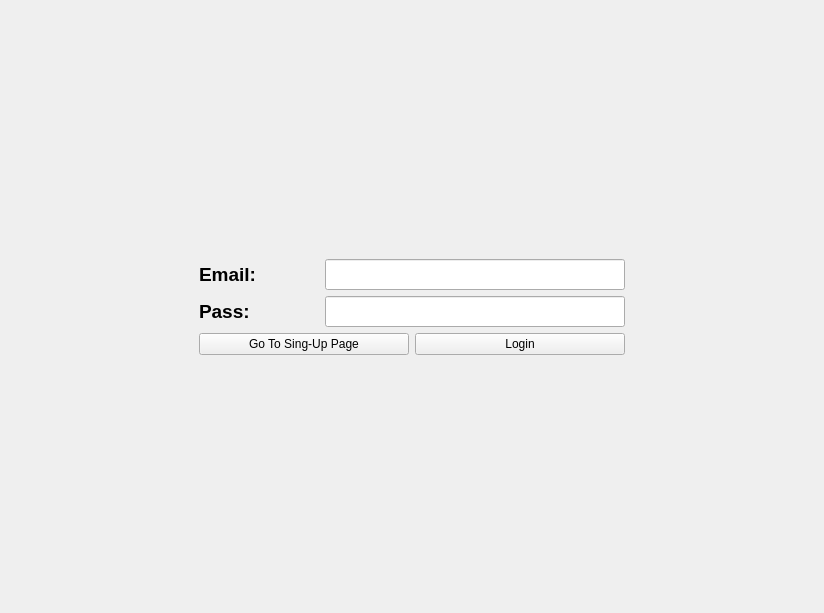
<?xml version="1.0" encoding="UTF-8"?>
<ui version="4.0">
 <class>MainWindow</class>
 <widget class="QMainWindow" name="MainWindow">
  <property name="geometry">
   <rect>
    <x>0</x>
    <y>0</y>
    <width>824</width>
    <height>613</height>
   </rect>
  </property>
  <property name="windowTitle">
   <string>MainWindow</string>
  </property>
  <widget class="QWidget" name="centralwidget">
   <layout class="QVBoxLayout" name="verticalLayout">
    <item>
     <widget class="QWidget" name="widget" native="true">
      <layout class="QGridLayout" name="gridLayout">
       <item row="0" column="1">
        <spacer name="verticalSpacer">
         <property name="orientation">
          <enum>Qt::Vertical</enum>
         </property>
         <property name="sizeHint" stdset="0">
          <size>
           <width>20</width>
           <height>207</height>
          </size>
         </property>
        </spacer>
       </item>
       <item row="1" column="0">
        <spacer name="horizontalSpacer">
         <property name="orientation">
          <enum>Qt::Horizontal</enum>
         </property>
         <property name="sizeHint" stdset="0">
          <size>
           <width>165</width>
           <height>20</height>
          </size>
         </property>
        </spacer>
       </item>
       <item row="1" column="1" rowspan="2">
        <layout class="QVBoxLayout" name="verticalLayout_2">
         <item>
          <layout class="QHBoxLayout" name="horizontalLayout"/>
         </item>
         <item>
          <layout class="QHBoxLayout" name="horizontalLayout_2"/>
         </item>
         <item>
          <layout class="QHBoxLayout" name="horizontalLayout_3">
           <item>
            <widget class="QLabel" name="label_3">
             <property name="minimumSize">
              <size>
               <width>120</width>
               <height>0</height>
              </size>
             </property>
             <property name="font">
              <font>
               <pointsize>14</pointsize>
               <weight>75</weight>
               <bold>true</bold>
              </font>
             </property>
             <property name="text">
              <string>Email: </string>
             </property>
            </widget>
           </item>
           <item>
            <widget class="QLineEdit" name="lineEdit_3">
             <property name="minimumSize">
              <size>
               <width>300</width>
               <height>0</height>
              </size>
             </property>
             <property name="font">
              <font>
               <pointsize>14</pointsize>
              </font>
             </property>
            </widget>
           </item>
          </layout>
         </item>
         <item>
          <layout class="QHBoxLayout" name="horizontalLayout_4">
           <item>
            <widget class="QLabel" name="label_4">
             <property name="minimumSize">
              <size>
               <width>120</width>
               <height>0</height>
              </size>
             </property>
             <property name="font">
              <font>
               <pointsize>14</pointsize>
               <weight>75</weight>
               <bold>true</bold>
              </font>
             </property>
             <property name="text">
              <string>Pass: </string>
             </property>
            </widget>
           </item>
           <item>
            <widget class="QLineEdit" name="lineEdit_4">
             <property name="minimumSize">
              <size>
               <width>300</width>
               <height>0</height>
              </size>
             </property>
             <property name="font">
              <font>
               <pointsize>14</pointsize>
              </font>
             </property>
            </widget>
           </item>
          </layout>
         </item>
         <item>
          <layout class="QHBoxLayout" name="horizontalLayout_5">
           <item>
            <widget class="QPushButton" name="navigate_singup_btn">
             <property name="text">
              <string>Go To Sing-Up Page</string>
             </property>
            </widget>
           </item>
           <item>
            <widget class="QPushButton" name="login_btn">
             <property name="text">
              <string>Login</string>
             </property>
            </widget>
           </item>
          </layout>
         </item>
        </layout>
       </item>
       <item row="2" column="2">
        <spacer name="horizontalSpacer_2">
         <property name="orientation">
          <enum>Qt::Horizontal</enum>
         </property>
         <property name="sizeHint" stdset="0">
          <size>
           <width>164</width>
           <height>20</height>
          </size>
         </property>
        </spacer>
       </item>
       <item row="3" column="1">
        <spacer name="verticalSpacer_2">
         <property name="orientation">
          <enum>Qt::Vertical</enum>
         </property>
         <property name="sizeHint" stdset="0">
          <size>
           <width>20</width>
           <height>206</height>
          </size>
         </property>
        </spacer>
       </item>
      </layout>
     </widget>
    </item>
   </layout>
  </widget>
 </widget>
 <resources/>
 <connections/>
</ui>
